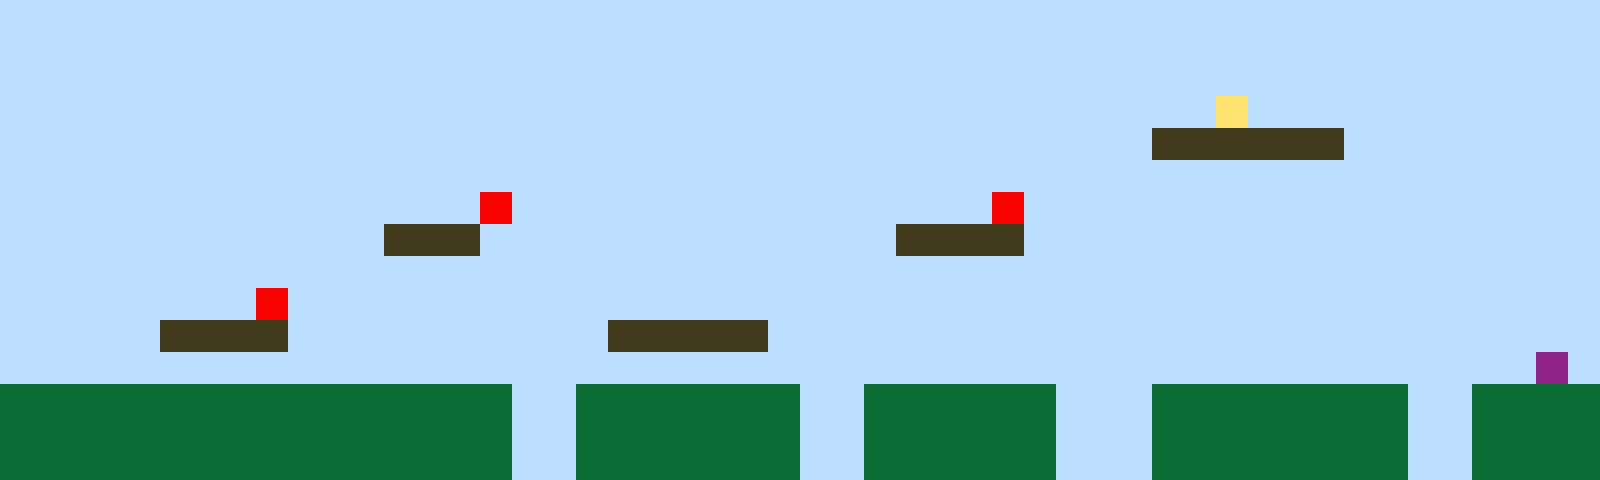

This is a level from a 2D game, rendered from its Tiled map with the project's own tilesets. A one-line summary and the complete map file follow:
An orthogonal 50x15 tile map with 32x32 px tiles, 1 tile layer (Tile Layer 1).

<map version="1.10" tiledversion="1.11.2" orientation="orthogonal" renderorder="right-up" width="50" height="15" tilewidth="32" tileheight="32" infinite="0" nextlayerid="2" nextobjectid="1"><editorsettings><export target="map1.csv" format="csv" /></editorsettings><tileset firstgid="1" name="sprites" tilewidth="32" tileheight="32" tilecount="6" columns="3"><image source="sprites.png" width="96" height="64" /></tileset><layer id="1" name="Tile Layer 1" width="50" height="15"><data encoding="csv">1,1,1,1,1,1,1,1,1,1,1,1,1,1,1,1,1,1,1,1,1,1,1,1,1,1,1,1,1,1,1,1,1,1,1,1,1,1,1,1,1,1,1,1,1,1,1,1,1,1,1,1,1,1,1,1,1,1,1,1,1,1,1,1,1,1,1,1,1,1,1,1,1,1,1,1,1,1,1,1,1,1,1,1,1,1,1,1,1,1,1,1,1,1,1,1,1,1,1,1,1,1,1,1,1,1,1,1,1,1,1,1,1,1,1,1,1,1,1,1,1,1,1,1,1,1,1,1,1,1,1,1,1,1,1,1,1,1,1,1,1,1,1,1,1,1,1,1,1,1,1,1,1,1,1,1,1,1,1,1,1,1,1,1,1,1,1,1,1,1,1,1,1,1,1,1,1,1,1,1,1,1,1,1,1,1,1,1,4,1,1,1,1,1,1,1,1,1,1,1,1,1,1,1,1,1,1,1,1,1,1,1,1,1,1,1,1,1,1,1,1,1,1,1,1,1,1,1,1,1,1,1,1,1,1,1,3,3,3,3,3,3,1,1,1,1,1,1,1,1,1,1,1,1,1,1,1,1,1,1,1,1,1,1,1,1,1,1,1,1,1,1,1,1,1,1,1,1,1,1,1,1,1,1,1,1,1,1,1,1,1,1,1,1,1,1,1,1,1,1,1,1,1,1,1,1,1,1,1,1,1,1,1,1,1,5,1,1,1,1,1,1,1,1,1,1,1,1,1,1,1,5,1,1,1,1,1,1,1,1,1,1,1,1,1,1,1,1,1,1,1,1,1,1,1,1,1,1,1,1,1,1,3,3,3,1,1,1,1,1,1,1,1,1,1,1,1,1,3,3,3,3,1,1,1,1,1,1,1,1,1,1,1,1,1,1,1,1,1,1,1,1,1,1,1,1,1,1,1,1,1,1,1,1,1,1,1,1,1,1,1,1,1,1,1,1,1,1,1,1,1,1,1,1,1,1,1,1,1,1,1,1,1,1,1,1,1,1,1,1,1,1,1,1,1,1,1,1,5,1,1,1,1,1,1,1,1,1,1,1,1,1,1,1,1,1,1,1,1,1,1,1,1,1,1,1,1,1,1,1,1,1,1,1,1,1,1,1,1,1,1,1,1,1,1,3,3,3,3,1,1,1,1,1,1,1,1,1,1,3,3,3,3,3,1,1,1,1,1,1,1,1,1,1,1,1,1,1,1,1,1,1,1,1,1,1,1,1,1,1,1,1,1,1,1,1,1,1,1,1,1,1,1,1,1,1,1,1,1,1,1,1,1,1,1,1,1,1,1,1,1,1,1,1,1,1,1,1,1,1,1,1,1,1,1,1,1,1,6,1,2,2,2,2,2,2,2,2,2,2,2,2,2,2,2,2,1,1,2,2,2,2,2,2,2,1,1,2,2,2,2,2,2,1,1,1,2,2,2,2,2,2,2,2,1,1,2,2,2,2,2,2,2,2,2,2,2,2,2,2,2,2,2,2,2,2,1,1,2,2,2,2,2,2,2,1,1,2,2,2,2,2,2,1,1,1,2,2,2,2,2,2,2,2,1,1,2,2,2,2,2,2,2,2,2,2,2,2,2,2,2,2,2,2,2,2,1,1,2,2,2,2,2,2,2,1,1,2,2,2,2,2,2,1,1,1,2,2,2,2,2,2,2,2,1,1,2,2,2,2</data></layer></map>
